Frame 1 (no input): blank canvas, image omitted
Frame 60 (no input): blank canvas, image omitted
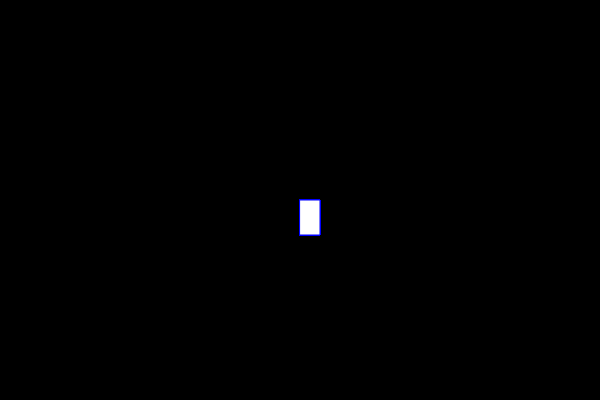
Frame 120 (the mouse pressed at the canvas centre since frame 60)

The p5.js sketch whose frames 1 and 60 were blank and that drew this single picture after the mouse press (run headless with seeded random() and noise() and a simulated clock; from frame 60 on, the mouse is pressed at the canvas centre):

// p5.js sketch
// ── sketch.js
function setup() {
    createCanvas(600, 400);
    background("black");
  }
  
  function draw() {
    stroke("blue");
    fill("white");
  
    // console.log(mouseIsPressed);
  
    if (mouseIsPressed) {
      rect(mouseX, mouseY, 20, 35);
    }
  }
